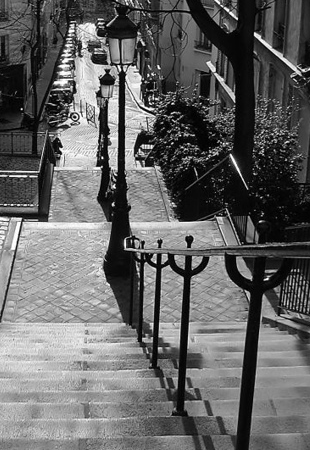
%> input picture city_orig.png, 310 x 450 px
$ octave NoiseReduction.m   (GNU Octave 9; MATLAB toolbox functions it lacks are replaced by stand-ins)
%> lines starting %> are read from the running program, lines starting %| are printed output that depends on the picture
### SliceArray.m
function [ slice ] = SliceArray( array, x, y )

% @TODO: add description

[M, N] = size(array);
left = 1:ceil(M/2);
right = ceil(M/2)+1:M;
top = 1:ceil(N/2);
bottom = ceil(N/2)+1:N;

if x <= M/2
    if y <= N/2
        slice = array(left, top);   % top_left
    else
        slice = array(left, bottom);    % bottom_left
    end
else
    if y <= N/2
        slice = array(right, top);  % top_right
    else
        slice = array(right, bottom);   % bottom_right
    end
end

end

### ReconstructArr.m
function [ array ] = ReconstructArr( array1, array2, array3, array4 )

array = [ array1 array2; array3 array4];

end

### NoiseReduction.m
close all
clear all

ImgOrig = imread('city_orig.png');
%> ImgOrig is the input picture: size 450x310 uint8; min 0, max 255, mean 100.5
ImgNoise = imread('city_noise.png');
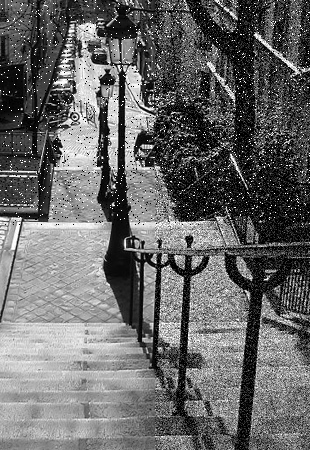
%> input picture city_noise.png, 310 x 450 px
%> ImgNoise is the input picture: size 450x310 uint8; min 0, max 255, mean 103.3
[M, N] = size(ImgOrig);
%> M = 450; N = 310
x_mid = ceil(M/2);
%> x_mid = 225
y_mid = ceil(N/2);
%> y_mid = 155
mse = ones(4);  % initialize a MeanSquareError matrix
                % use rows for the quadrants
                % and columns for the filters

% define filters
arith_filter =  ones(3)/9.;     % = fspecial('average');
gaussian_filter = fspecial('gaussian');

% ---------- top-left: impulsive noise (salt&pepper) ----------

top_left_orig = SliceArray(ImgOrig, 1, y_mid);
top_left_noise = SliceArray(ImgNoise, 1, y_mid);
mse(1,1) = 4*sum(mean((top_left_orig - top_left_noise).^2))/(M*N);

% applying the median filter
top_left_median = medfilt2(top_left_noise, [3 3]);
mse(1,2) = 4*sum(mean((top_left_orig - top_left_median).^2))/(M*N);
err_img_tl_median = top_left_noise - top_left_median;


% applying the arithmetic mean filter
top_left_arith = imfilter(top_left_noise, arith_filter);
mse(1,3) = 4*sum(mean((top_left_orig - top_left_arith).^2))/(M*N);
err_img_tl_arith = top_left_noise - top_left_arith;


% applying the gaussian filter
top_left_gauss = imfilter(top_left_noise, gaussian_filter);
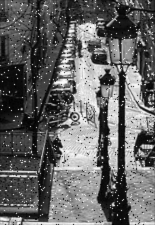
%> top_left_gauss: size 225x155 uint8; min 2, max 253, mean 99.6
mse(1,4) = 4*sum(mean((top_left_orig - top_left_gauss).^2))/(M*N);
err_img_tl_gauss = top_left_noise - top_left_gauss;


% ---------- top-right: impulsive and white gaussian noise --------

top_right_orig = SliceArray(ImgOrig, 1, N);
top_right_noise = SliceArray(ImgNoise, 1, N);
mse(2,1) = 4*sum(mean((top_right_orig - top_right_noise).^2))/(M*N);

% applying the median filter
top_right_median = medfilt2(top_right_noise, [3 3]);
mse(2,2) = 4*sum(mean((top_right_orig - top_right_median).^2))/(M*N);
err_img_tr_median = top_right_noise - top_right_median;


% applying the arithmetic mean filter
top_right_arith = imfilter(top_right_noise, arith_filter);
mse(2,3) = 4*sum(mean((top_right_orig - top_right_arith).^2))/(M*N);
err_img_tr_arith = top_right_noise - top_right_arith;


% applying the gaussian mean filter
top_right_gauss = imfilter(top_right_noise, gaussian_filter);
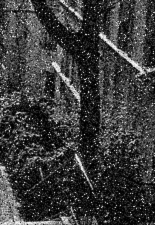
%> top_right_gauss: size 225x155 uint8; min 0, max 251, mean 58.8
mse(2,4) = 4*sum(mean((top_right_orig - top_right_gauss).^2))/(M*N);
err_img_tr_gauss = top_right_noise - top_right_gauss;

% ---------- bottom-left --------

bottom_left_orig = SliceArray(ImgOrig, x_mid+1, y_mid);
bottom_left_noise = SliceArray(ImgNoise, x_mid+1, y_mid);
mse(3,1) = 4*sum(mean((bottom_left_orig - bottom_left_noise).^2))/(M*N);

% applying the median filter
bottom_left_median = medfilt2(bottom_left_noise, [3 3]);
mse(3,2) = 4*sum(mean((bottom_left_orig - bottom_left_median).^2))/(M*N);
err_img_bl_median = bottom_left_noise - bottom_left_median;


% applying the arithmetic mean filter
bottom_left_arith = imfilter(bottom_left_noise, arith_filter);
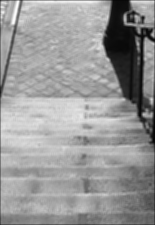
%> bottom_left_arith: size 225x155 uint8; min 6, max 253, mean 151.5
mse(3,3) = 4*sum(mean((bottom_left_orig - bottom_left_arith).^2))/(M*N);
err_img_bl_arith = bottom_left_noise - bottom_left_arith;


% applying the gaussian mean filter
bottom_left_gauss = imfilter(bottom_left_noise, gaussian_filter);
mse(3,4) = 4*sum(mean((bottom_left_orig - bottom_left_gauss).^2))/(M*N);
err_img_bl_gauss = bottom_left_noise - bottom_left_gauss;


% ---------- bottom-right: gaussian noise -------------

bottom_right_orig = SliceArray(ImgOrig, x_mid+1, M);
bottom_right_noise = SliceArray(ImgNoise, x_mid+1, M);
mse(4,1) = 4*sum(mean((bottom_right_orig - bottom_right_noise).^2))/(M*N);

% applying the median filter
bottom_right_median = medfilt2(bottom_right_noise, [3 3]);
mse(4,2) = 4*sum(mean((bottom_right_orig - bottom_right_median).^2))/(M*N);
err_img_br_median = bottom_right_noise - bottom_right_median;


% applying the arithmetic mean filter
bottom_right_arith = imfilter(bottom_right_noise, arith_filter);
mse(4,3) = 4*sum(mean((bottom_right_orig - bottom_right_arith).^2))/(M*N);
err_img_br_arith = bottom_right_noise - bottom_right_arith;


% applying the gaussian filter
bottom_right_gauss = imfilter(bottom_right_noise, gaussian_filter);
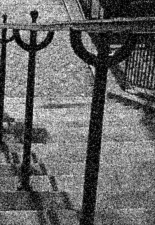
%> bottom_right_gauss: size 225x155 uint8; min 0, max 240, mean 101.8
mse(4,4) = 4*sum(mean((bottom_right_orig - bottom_right_gauss).^2))/(M*N);
err_img_br_gauss = bottom_right_noise - bottom_right_gauss;
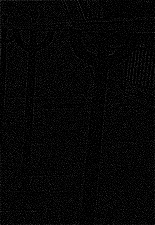
%> err_img_br_gauss: size 225x155 uint8; min 0, max 64, mean 6.1


% decide the 'best filtered' image based on the min{error} value

for i = 1:4
    j = min(mse(i,2:4));
    % point to the index of the 'best' filter in the mse-matrix
    idx = find(mse(i,:) == j);
    [idx,i,j]
end
%> this loop made 4 passes
%> (j, idx) on passes 1 to 4: (0.16, 4), (0.21, 3), (0.0695, 4), (0.269, 3)

% draw the final image

finalFiltImg = ReconstructArr(top_left_gauss,top_right_gauss, bottom_left_arith, bottom_right_arith);
%> in ReconstructArr, `array = [ array1 array2; array3 array4];`:
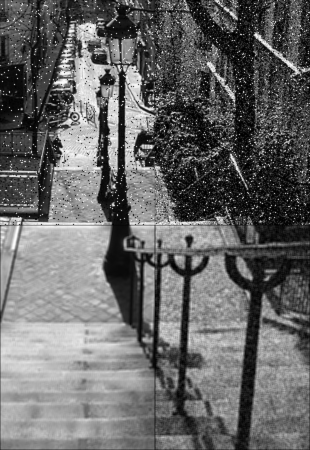
%> array: size 450x310 uint8; min 0, max 253, mean 102.8
figure, imshow(finalFiltImg), title('filtered image')


% [94 lines of commented-out code are left out]
